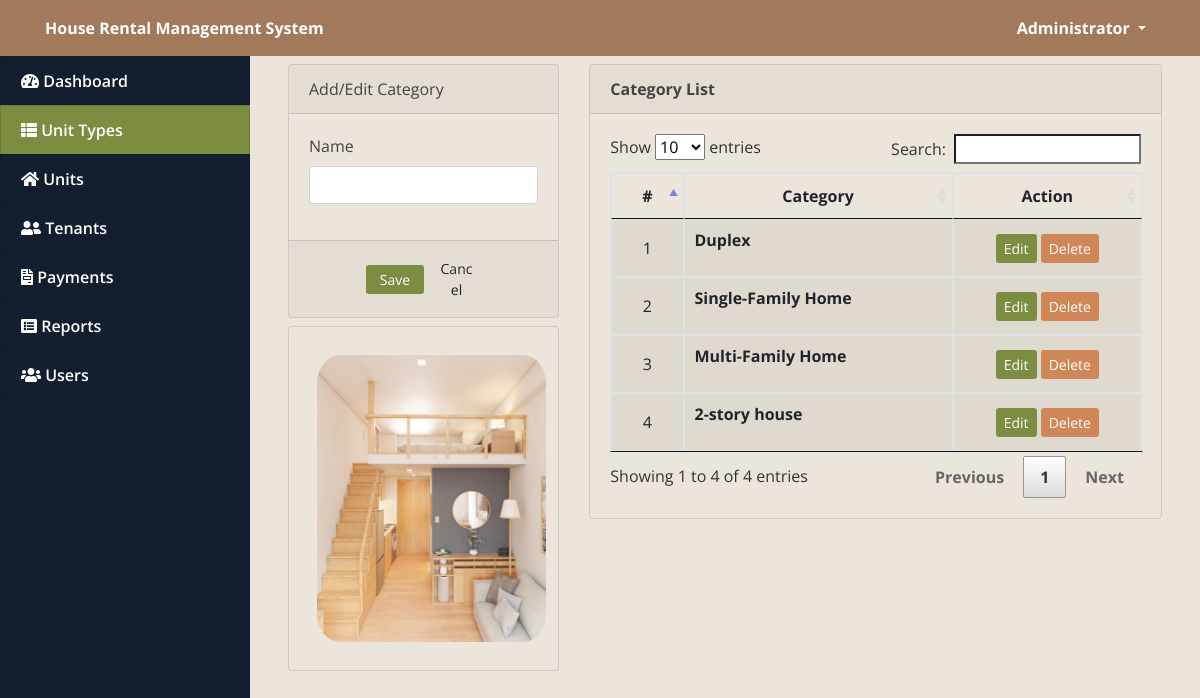
Page /index.php?page=categories (signed in) on the earlier database version.
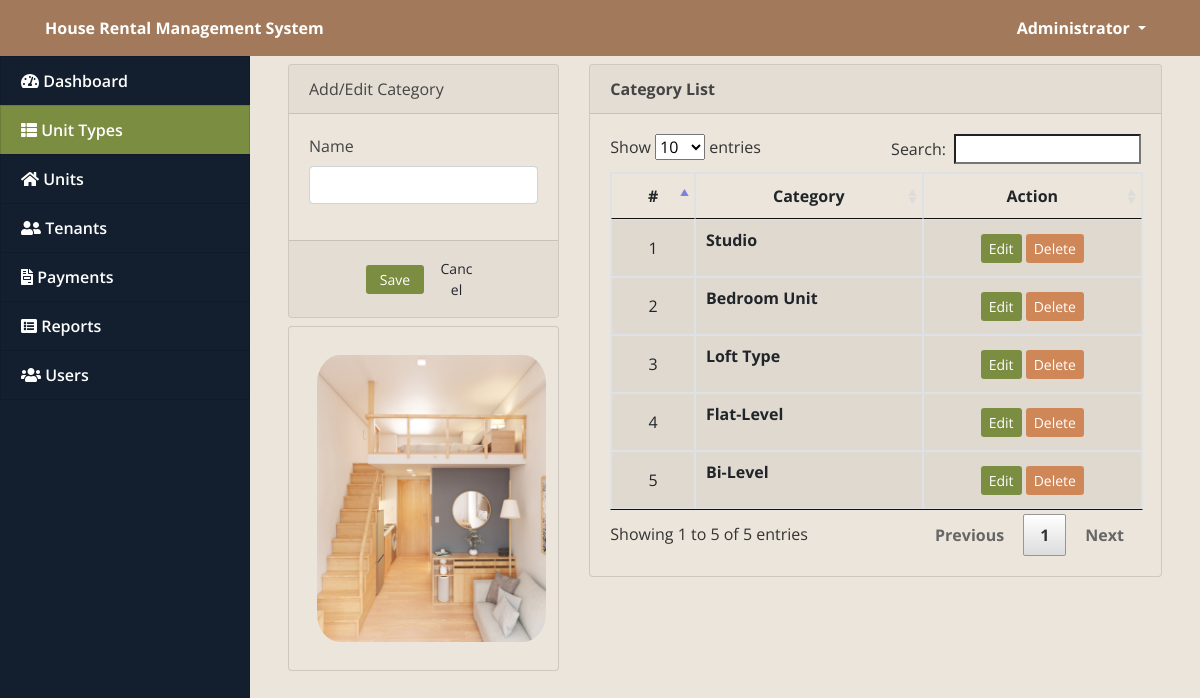
Same page on the later database version.
### tables this page shows
CREATE TABLE `categories` (
  `id` int(30) NOT NULL,
  `name` varchar(200) NOT NULL
);

### categories.php (the view, shortened to what this page needs)
<?php include('db_connect.php');?>
<link rel="stylesheet" href="css/overrides.css">
<div class="container-fluid">
	<div class="col-lg-12">
		<div class="row">
			<div class="col-md-4">
				<form action="" id="manage-category">
					<div class="card">
						<div class="card-header">
								Add/Edit Category
						</div>
						<div class="card-body">
								<div class="form-group">
									<label class="control-label">Name</label>
									<input type="text" class="form-control" name="name" autocomplete="off" required>
								</div>
						</div>
						<div class="card-footer">
							<div class="row">
								<div class="col-md-12">
									<button class="btn btn-sm btn-primary col-sm-3 offset-md-3"> Save</button>
									<button class="btn btn-sm btn-default col-sm-3" type="button" onclick="$('#manage-category').get(0).reset()"> Cancel</button>
								</div>
							</div>
						</div>
					</div>
				</form>
				<div class="card mt-2">
					<div class="card-body">
						<img src="assets/img/categories.jpeg" alt="" class="imgs">
					</div>
				</div>
			</div>
			<div class="col-md-8">
				<div class="card">
					<div class="card-header">
						<b>Category List</b>
					</div>
					<div class="card-body">
						<table class="table table-bordered table-hover">
							<thead>
								<tr>
									<th class="text-center">#</th>
									<th class="text-center">Category</th>
									<th class="text-center">Action</th>
								</tr>
							</thead>
							<tbody>
								<?php
								$i = 1;
								$category = $conn->query("SELECT * FROM categories order by id asc");
								while($row=$category->fetch_assoc()):
								?>
								<tr>
									<td class="text-center"><?php echo $i++ ?></td>
									<td class="">
										<p><b><?php echo $row['name'] ?></b></p>
									</td>
									<td class="text-center">
										<button class="btn btn-sm btn-primary edit_category" type="button" data-id="<?php echo $row['id'] ?>"  data-name="<?php echo $row['name'] ?>" >Edit</button>
										<button class="btn btn-sm btn-danger delete_category" type="button" data-id="<?php echo $row['id'] ?>">Delete</button>
									</td>
								</tr>
								<?php endwhile; ?>
							</tbody>
						</table>
					</div>
				</div>
			</div>
		</div>
	</div>
</div>

Differences in the rows shown:
removed categories: name "Duplex"
removed categories: name "Single-Family Home"
removed categories: name "Multi-Family Home"
removed categories: name "2-story house"
added categories: name "Studio"
added categories: name "Bedroom Unit"
added categories: name "Loft Type"
added categories: name "Flat-Level"
added categories: name "Bi-Level"
Other differences:
text written by a page script: "Show entries Search: Showing 1 to 4 of 4 entries Previous 1 Next" → "Show entries Search: Showing 1 to 5 of 5 entries Previous 1 Next"
